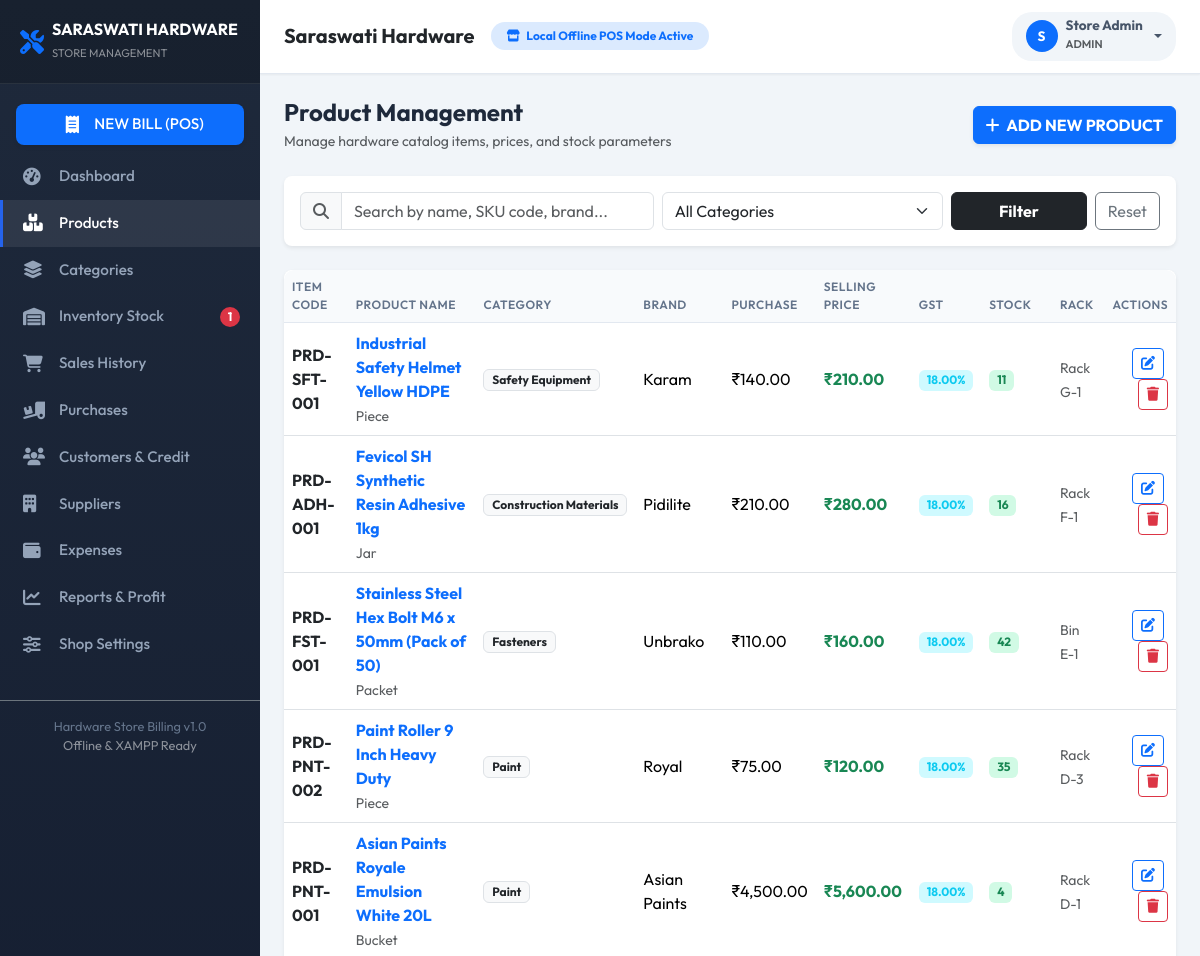
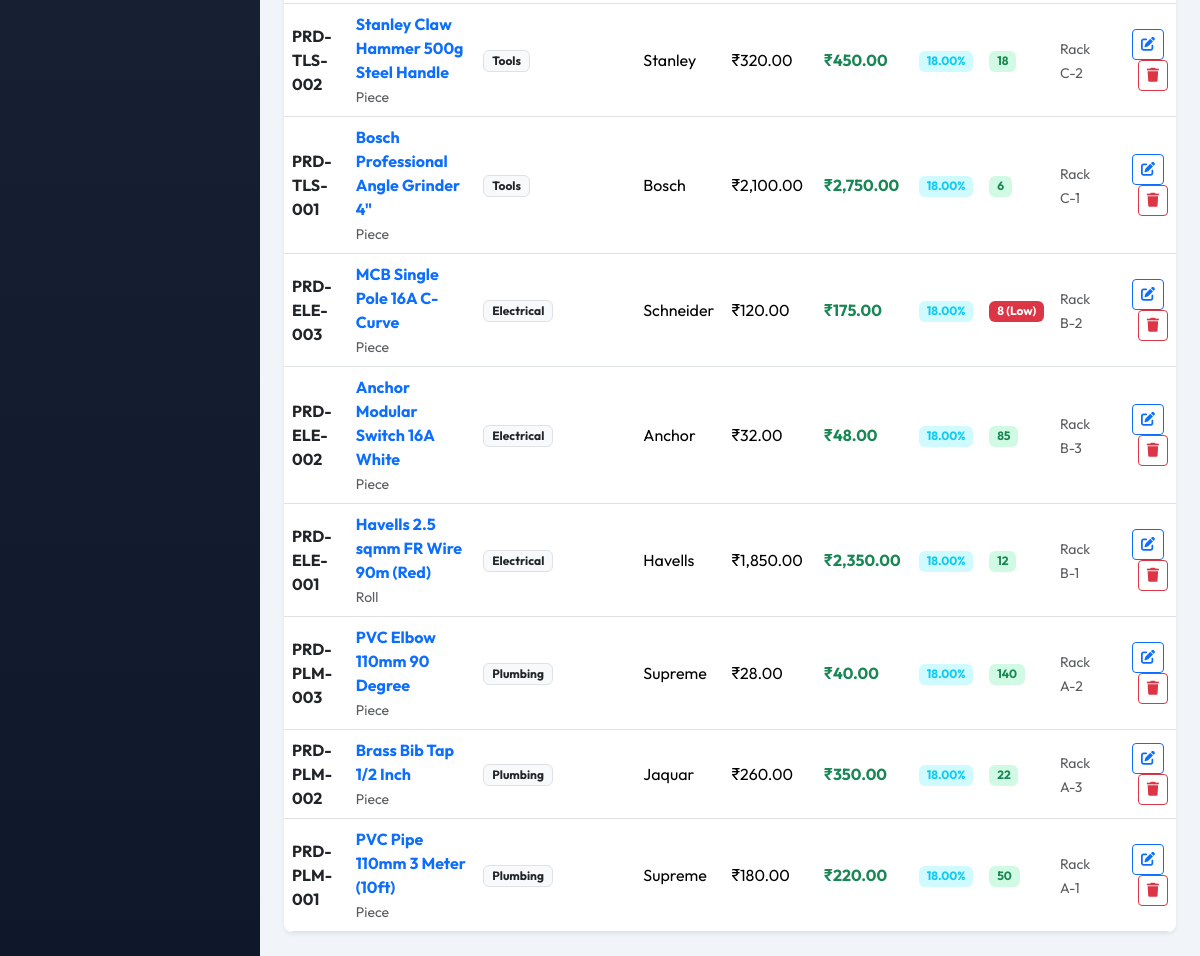
Page /admin/products.php (signed in) on the earlier database version (2 pictures, top to bottom).
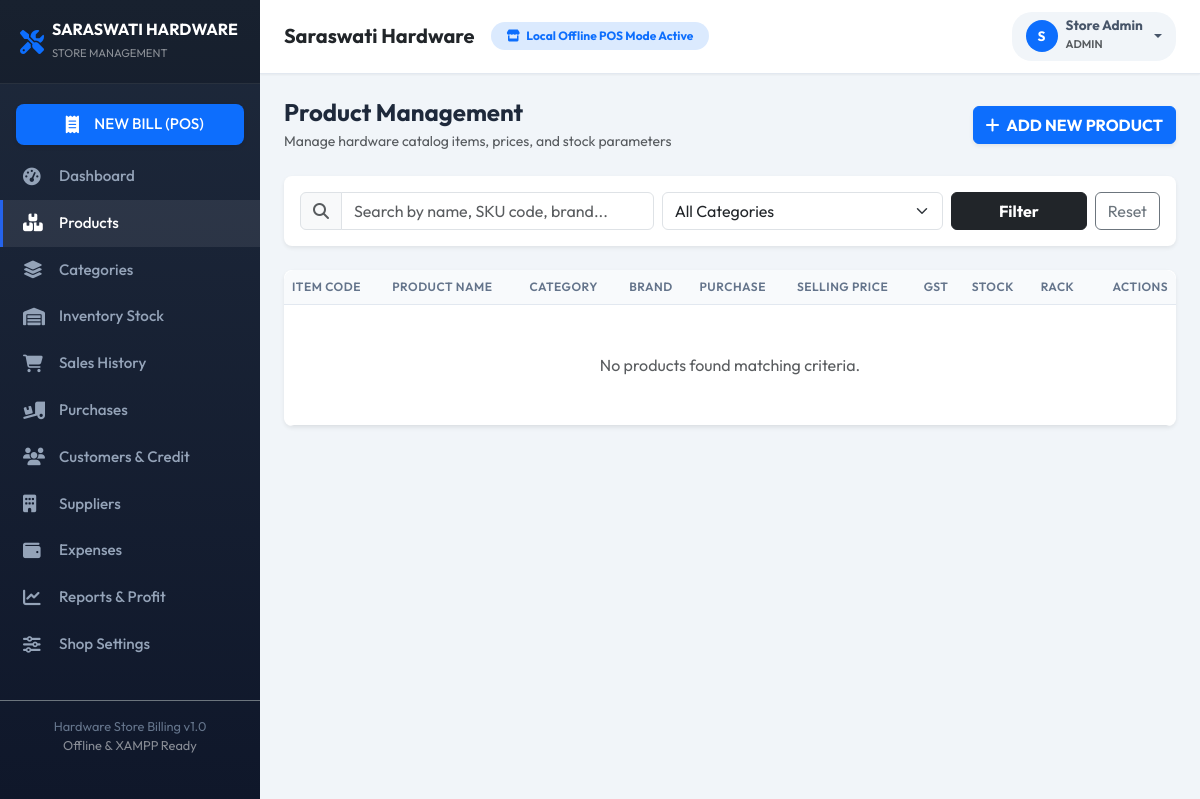
Same page on the later database version.
### tables this page shows
CREATE TABLE IF NOT EXISTS `settings` (
  `id` INT AUTO_INCREMENT PRIMARY KEY,
  `setting_key` VARCHAR(50) NOT NULL UNIQUE,
  `setting_value` TEXT DEFAULT NULL
);

CREATE TABLE IF NOT EXISTS `products` (
  `id` INT AUTO_INCREMENT PRIMARY KEY,
  `product_code` VARCHAR(50) NOT NULL UNIQUE,
  `barcode` VARCHAR(50) DEFAULT NULL,
  `name` VARCHAR(150) NOT NULL,
  `category_id` INT NOT NULL,
  `brand` VARCHAR(100) DEFAULT NULL,
  `description` TEXT DEFAULT NULL,
  `unit` VARCHAR(20) DEFAULT 'Piece',
  `purchase_price` DECIMAL(10,2) NOT NULL DEFAULT 0.00,
  `selling_price` DECIMAL(10,2) NOT NULL DEFAULT 0.00,
  `mrp` DECIMAL(10,2) NOT NULL DEFAULT 0.00,
  `gst_rate` DECIMAL(5,2) NOT NULL DEFAULT 18.00,
  `opening_stock` INT NOT NULL DEFAULT 0,
  `current_stock` INT NOT NULL DEFAULT 0,
  `min_stock` INT NOT NULL DEFAULT 5,
  `location_rack` VARCHAR(50) DEFAULT NULL,
  `image_url` VARCHAR(255) DEFAULT NULL,
  `status` TINYINT(1) DEFAULT 1,
  `created_at` DATETIME DEFAULT CURRENT_TIMESTAMP,
  FOREIGN KEY (`category_id`) REFERENCES `categories`(`id`) ON DELETE CASCADE
);

CREATE TABLE IF NOT EXISTS `categories` (
  `id` INT AUTO_INCREMENT PRIMARY KEY,
  `name` VARCHAR(100) NOT NULL UNIQUE,
  `description` TEXT DEFAULT NULL,
  `status` TINYINT(1) DEFAULT 1,
  `created_at` DATETIME DEFAULT CURRENT_TIMESTAMP
);

### config/database.php (called while the page is built, shortened)
<?php
function get_db() {
    static $pdo = null;
    if ($pdo !== null) {
        return $pdo;
    }
    try {
        $dsn = "mysql:host=" . DB_HOST . ";port=" . DB_PORT . ";dbname=" . DB_NAME . ";charset=utf8mb4";
        $options = [
            PDO::ATTR_ERRMODE => PDO::ERRMODE_EXCEPTION,
            PDO::ATTR_DEFAULT_FETCH_MODE => PDO::FETCH_ASSOC,
            PDO::ATTR_EMULATE_PREPARES => false,
            PDO::ATTR_TIMEOUT => 4,
        ];
        if (defined('PDO::MYSQL_ATTR_SSL_CA')) {
            $options[PDO::MYSQL_ATTR_SSL_VERIFY_SERVER_CERT] = false;
        }
        $pdo = new PDO($dsn, DB_USER, DB_PASS, $options);
        try {
            $pdo->query("SELECT 1 FROM users LIMIT 1");
        } catch (Exception $e) {
            init_mysql_db($pdo);
        }
    } catch (PDOException $e) {
        $pdo = get_sqlite_db();
    }
    return $pdo;
}
function sanitize($data) {
    return htmlspecialchars(trim($data), ENT_QUOTES, 'UTF-8');
}
function get_setting($key, $default = '') {
    $db = get_db();
    $stmt = $db->prepare("SELECT setting_value FROM settings WHERE setting_key = ?");
    $stmt->execute([$key]);
    $res = $stmt->fetchColumn();
    return $res !== false ? $res : $default;
}
function is_logged_in() {
    return isset($_SESSION['user_id']) && !empty($_SESSION['user_id']);
}
function current_user() {
    return [
        'id' => $_SESSION['user_id'] ?? null,
        'username' => $_SESSION['username'] ?? '',
        'name' => $_SESSION['name'] ?? '',
        'role' => $_SESSION['role'] ?? 'staff',
        'email' => $_SESSION['email'] ?? ''
    ];
}

### admin/products.php (the view, shortened to what the rows shown need)
<?php
require_once __DIR__ . '/../includes/header.php';
$db = get_db();
$query = "SELECT p.*, c.name as category_name FROM products p JOIN categories c ON p.category_id = c.id WHERE p.status = 1";
$params = [];
$query .= " ORDER BY p.id DESC";
$stmt = $db->prepare($query);
$stmt->execute($params);
$products = $stmt->fetchAll();
?>
<div id="content">
    <?php require_once __DIR__ . '/../includes/navbar.php'; ?>
    <div class="container-fluid p-4">
        <div class="card border-0 shadow-sm rounded-3 overflow-hidden">
            <div class="table-responsive">
                <table class="table table-hover align-middle mb-0 custom-table">
                    <thead>
                        <tr>
                            <th>Item Code</th>
                            <th>Product Name</th>
                            <th>Category</th>
                            <th>Brand</th>
                            <th>Purchase</th>
                            <th>Selling Price</th>
                            <th>GST</th>
                            <th>Stock</th>
                            <th>Rack</th>
                            <th class="text-end">Actions</th>
                        </tr>
                    </thead>
                    <tbody>
                        <?php if (empty($products)): ?>
                            <tr>
                                <td colspan="10" class="text-center py-5 text-muted">No products found matching criteria.</td>
                            </tr>
                        <?php else: ?>
                            <?php foreach ($products as $p): ?>
                                <tr>
                                    <td>
                                        <span class="fw-bold text-dark"><?php echo sanitize($p['product_code']); ?></span>
                                    </td>
                                    <td>
                                        <div class="fw-bold text-primary"><?php echo sanitize($p['name']); ?></div>
                                        <small class="text-muted"><?php echo sanitize($p['unit']); ?></small>
                                    </td>
                                    <td><span class="badge bg-light text-dark border"><?php echo sanitize($p['category_name']); ?></span></td>
                                    <td><?php echo sanitize($p['brand'] ?? '-'); ?></td>
                                    <td>₹<?php echo number_format($p['purchase_price'], 2); ?></td>
                                    <td class="fw-bold text-success">₹<?php echo number_format($p['selling_price'], 2); ?></td>
                                    <td><span class="badge bg-info-soft text-info"><?php echo $p['gst_rate']; ?>%</span></td>
                                    <td>
                                        <?php if ($p['current_stock'] <= $p['min_stock']): ?>
                                            <span class="badge bg-danger text-white fw-bold"><?php echo $p['current_stock']; ?> (Low)</span>
                                        <?php else: ?>
                                            <span class="badge bg-success-soft text-success fw-bold"><?php echo $p['current_stock']; ?></span>
                                        <?php endif; ?>
                                    </td>
                                    <td><small class="text-muted"><?php echo sanitize($p['location_rack'] ?? '-'); ?></small></td>
                                    <td class="text-end">
                                        <button class="btn btn-sm btn-outline-primary me-1" onclick='editProduct(<?php echo json_encode($p); ?>)'>
                                            <i class="fa-solid fa-pen-to-square"></i>
                                        </button>
                                        <?php if ($user['role'] === 'admin'): ?>
                                            <form method="POST" action="" class="d-inline" onsubmit="return confirm('Deactivate this product?')">
                                                <button type="submit" class="btn btn-sm btn-outline-danger">
                                                    <i class="fa-solid fa-trash"></i>
                                                </button>
                                            </form>
                                        <?php endif; ?>
                                    </td>
                                </tr>
                            <?php endforeach; ?>
                        <?php endif; ?>
                    </tbody>
                </table>
            </div>
        </div>
    </div>
</div>
<?php require_once __DIR__ . '/../includes/footer.php'; ?>

### includes/navbar.php (shortened to what the rows shown need)
<?php
require_once __DIR__ . '/../config/database.php';
$user = current_user();
$shopName = get_setting('shop_name', 'Saraswati Hardware');
?>
<header class="main-navbar no-print d-flex align-items-center justify-content-between">
    <div class="d-flex align-items-center">
        <h5 class="fw-bold mb-0 text-dark me-3">
            <?php echo sanitize($shopName); ?>
        </h5>
        <span class="badge bg-primary-soft text-primary px-3 py-2 rounded-pill d-none d-md-inline-block">
            <i class="fa-solid fa-store me-1"></i> Local Offline POS Mode Active
        </span>
    </div>
</header>

Differences in the rows shown:
removed products: product_code "PRD-SFT-001", name "Industrial Safety Helmet Yellow HDPE", unit "Piece", category.name "Safety Equipment", brand "Karam", purchase_price "140.00", selling_price "210.00", gst_rate "18.00", current_stock "11", location_rack "Rack G-1"
removed products: product_code "PRD-ADH-001", name "Fevicol SH Synthetic Resin Adhesive 1kg", unit "Jar", category.name "Construction Materials", brand "Pidilite", purchase_price "210.00", selling_price "280.00", gst_rate "18.00", current_stock "16", location_rack "Rack F-1"
removed products: product_code "PRD-FST-001", name "Stainless Steel Hex Bolt M6 x 50mm (Pack of 50)", unit "Packet", category.name "Fasteners", brand "Unbrako", purchase_price "110.00", selling_price "160.00", gst_rate "18.00", current_stock "42", location_rack "Bin E-1"
removed products: product_code "PRD-PNT-002", name "Paint Roller 9 Inch Heavy Duty", unit "Piece", category.name "Paint", brand "Royal", purchase_price "75.00", selling_price "120.00", gst_rate "18.00", current_stock "35", location_rack "Rack D-3"
removed products: product_code "PRD-PNT-001", name "Asian Paints Royale Emulsion White 20L", unit "Bucket", category.name "Paint", brand "Asian Paints", purchase_price "4,500.00", selling_price "5,600.00", gst_rate "18.00", current_stock "4", location_rack "Rack D-1"
removed products: product_code "PRD-TLS-002", name "Stanley Claw Hammer 500g Steel Handle", unit "Piece", category.name "Tools", brand "Stanley", purchase_price "320.00", selling_price "450.00", gst_rate "18.00", current_stock "18", location_rack "Rack C-2"
removed products: product_code "PRD-TLS-001", name "Bosch Professional Angle Grinder 4\"", unit "Piece", category.name "Tools", brand "Bosch", purchase_price "2,100.00", selling_price "2,750.00", gst_rate "18.00", current_stock "6", location_rack "Rack C-1"
removed products: product_code "PRD-ELE-003", name "MCB Single Pole 16A C-Curve", unit "Piece", category.name "Electrical", brand "Schneider", purchase_price "120.00", selling_price "175.00", gst_rate "18.00", current_stock "8", location_rack "Rack B-2"
removed products: product_code "PRD-ELE-002", name "Anchor Modular Switch 16A White", unit "Piece", category.name "Electrical", brand "Anchor", purchase_price "32.00", selling_price "48.00", gst_rate "18.00", current_stock "85", location_rack "Rack B-3"
removed products: product_code "PRD-ELE-001", name "Havells 2.5 sqmm FR Wire 90m (Red)", unit "Roll", category.name "Electrical", brand "Havells", purchase_price "1,850.00", selling_price "2,350.00", gst_rate "18.00", current_stock "12", location_rack "Rack B-1"
removed products: product_code "PRD-PLM-003", name "PVC Elbow 110mm 90 Degree", unit "Piece", category.name "Plumbing", brand "Supreme", purchase_price "28.00", selling_price "40.00", gst_rate "18.00", current_stock "140", location_rack "Rack A-2"
removed products: product_code "PRD-PLM-002", name "Brass Bib Tap 1/2 Inch", unit "Piece", category.name "Plumbing", brand "Jaquar", purchase_price "260.00", selling_price "350.00", gst_rate "18.00", current_stock "22", location_rack "Rack A-3"
removed products: product_code "PRD-PLM-001", name "PVC Pipe 110mm 3 Meter (10ft)", unit "Piece", category.name "Plumbing", brand "Supreme", purchase_price "180.00", selling_price "220.00", gst_rate "18.00", current_stock "50", location_rack "Rack A-1"
Other differences:
$lowStockCount: "1" → (not shown)
text now shown: "No products found matching criteria."
